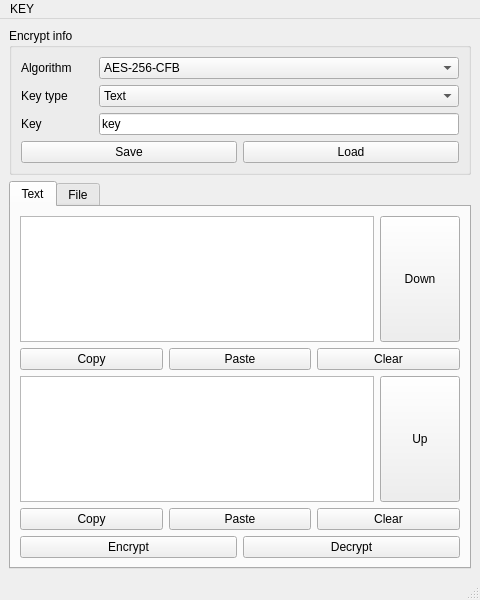
<?xml version="1.0" encoding="UTF-8"?>
<ui version="4.0">
 <class>MainWindow_UI</class>
 <widget class="QMainWindow" name="MainWindow_UI">
  <property name="geometry">
   <rect>
    <x>0</x>
    <y>0</y>
    <width>480</width>
    <height>600</height>
   </rect>
  </property>
  <property name="sizePolicy">
   <sizepolicy hsizetype="Expanding" vsizetype="Expanding">
    <horstretch>0</horstretch>
    <verstretch>0</verstretch>
   </sizepolicy>
  </property>
  <property name="minimumSize">
   <size>
    <width>0</width>
    <height>0</height>
   </size>
  </property>
  <property name="windowTitle">
   <string>en_message</string>
  </property>
  <property name="windowIcon">
   <iconset resource="gui_resource.qrc">
    <normaloff>:/gui/resources/image/icon.svg</normaloff>:/gui/resources/image/icon.svg</iconset>
  </property>
  <widget class="QWidget" name="centralwidget_Main">
   <property name="sizePolicy">
    <sizepolicy hsizetype="Expanding" vsizetype="Expanding">
     <horstretch>0</horstretch>
     <verstretch>0</verstretch>
    </sizepolicy>
   </property>
   <layout class="QVBoxLayout" name="verticalLayout" stretch="1,4">
    <item>
     <widget class="QGroupBox" name="groupBox_Encrypt_Info">
      <property name="sizePolicy">
       <sizepolicy hsizetype="Expanding" vsizetype="Expanding">
        <horstretch>0</horstretch>
        <verstretch>0</verstretch>
       </sizepolicy>
      </property>
      <property name="title">
       <string>Encrypt info</string>
      </property>
      <layout class="QGridLayout" name="gridLayout">
       <item row="4" column="0">
        <widget class="QPushButton" name="Button_Save_Key">
         <property name="sizePolicy">
          <sizepolicy hsizetype="Expanding" vsizetype="Expanding">
           <horstretch>0</horstretch>
           <verstretch>0</verstretch>
          </sizepolicy>
         </property>
         <property name="text">
          <string>Save</string>
         </property>
        </widget>
       </item>
       <item row="4" column="1">
        <widget class="QPushButton" name="Button_Load_Key">
         <property name="sizePolicy">
          <sizepolicy hsizetype="Expanding" vsizetype="Expanding">
           <horstretch>0</horstretch>
           <verstretch>0</verstretch>
          </sizepolicy>
         </property>
         <property name="text">
          <string>Load</string>
         </property>
        </widget>
       </item>
       <item row="0" column="0" colspan="2">
        <layout class="QGridLayout" name="gridLayout_Encrypt_Options" columnstretch="1,5">
         <item row="0" column="0">
          <widget class="QLabel" name="Label_Encrypt_Mode">
           <property name="sizePolicy">
            <sizepolicy hsizetype="Expanding" vsizetype="Expanding">
             <horstretch>0</horstretch>
             <verstretch>0</verstretch>
            </sizepolicy>
           </property>
           <property name="text">
            <string>Algorithm</string>
           </property>
          </widget>
         </item>
         <item row="1" column="0">
          <widget class="QLabel" name="Label_Key_Type">
           <property name="sizePolicy">
            <sizepolicy hsizetype="Expanding" vsizetype="Expanding">
             <horstretch>0</horstretch>
             <verstretch>0</verstretch>
            </sizepolicy>
           </property>
           <property name="text">
            <string>Key type</string>
           </property>
          </widget>
         </item>
         <item row="0" column="1">
          <widget class="QComboBox" name="comboBox_Encrypt_Algorithm">
           <property name="sizePolicy">
            <sizepolicy hsizetype="Expanding" vsizetype="Expanding">
             <horstretch>0</horstretch>
             <verstretch>0</verstretch>
            </sizepolicy>
           </property>
           <item>
            <property name="text">
             <string>AES-256-CFB</string>
            </property>
           </item>
          </widget>
         </item>
         <item row="1" column="1">
          <widget class="QComboBox" name="comboBox_Key_Mode">
           <property name="sizePolicy">
            <sizepolicy hsizetype="Expanding" vsizetype="Expanding">
             <horstretch>0</horstretch>
             <verstretch>0</verstretch>
            </sizepolicy>
           </property>
           <property name="currentText">
            <string notr="true">Text</string>
           </property>
           <item>
            <property name="text">
             <string>Text</string>
            </property>
           </item>
          </widget>
         </item>
         <item row="2" column="0">
          <widget class="QLabel" name="Label_Key_Data">
           <property name="sizePolicy">
            <sizepolicy hsizetype="Expanding" vsizetype="Expanding">
             <horstretch>0</horstretch>
             <verstretch>0</verstretch>
            </sizepolicy>
           </property>
           <property name="text">
            <string>Key</string>
           </property>
          </widget>
         </item>
         <item row="2" column="1">
          <widget class="QLineEdit" name="LineEdit_Key_Text">
           <property name="sizePolicy">
            <sizepolicy hsizetype="Expanding" vsizetype="Expanding">
             <horstretch>0</horstretch>
             <verstretch>0</verstretch>
            </sizepolicy>
           </property>
           <property name="text">
            <string>key</string>
           </property>
           <property name="echoMode">
            <enum>QLineEdit::Normal</enum>
           </property>
          </widget>
         </item>
        </layout>
       </item>
      </layout>
     </widget>
    </item>
    <item>
     <widget class="QTabWidget" name="tabWidget_Crypto_Data">
      <property name="sizePolicy">
       <sizepolicy hsizetype="Expanding" vsizetype="Expanding">
        <horstretch>0</horstretch>
        <verstretch>0</verstretch>
       </sizepolicy>
      </property>
      <property name="currentIndex">
       <number>0</number>
      </property>
      <widget class="QWidget" name="Crypto_Text_Tab">
       <property name="sizePolicy">
        <sizepolicy hsizetype="Expanding" vsizetype="Expanding">
         <horstretch>0</horstretch>
         <verstretch>0</verstretch>
        </sizepolicy>
       </property>
       <attribute name="title">
        <string>Text</string>
       </attribute>
       <layout class="QGridLayout" name="gridLayout_2" rowstretch="2,0,2,0,0">
        <item row="3" column="0">
         <widget class="QPushButton" name="Button_Cipher_Text_Copy">
          <property name="sizePolicy">
           <sizepolicy hsizetype="Expanding" vsizetype="Expanding">
            <horstretch>0</horstretch>
            <verstretch>0</verstretch>
           </sizepolicy>
          </property>
          <property name="text">
           <string>Copy</string>
          </property>
         </widget>
        </item>
        <item row="2" column="0" colspan="3">
         <layout class="QHBoxLayout" name="horizontalLayout_Text_Decrypt_Window" stretch="9,1">
          <item>
           <widget class="QTextEdit" name="TextEdit_Cipher_Text">
            <property name="sizePolicy">
             <sizepolicy hsizetype="Expanding" vsizetype="Expanding">
              <horstretch>0</horstretch>
              <verstretch>0</verstretch>
             </sizepolicy>
            </property>
            <property name="readOnly">
             <bool>false</bool>
            </property>
           </widget>
          </item>
          <item>
           <widget class="QPushButton" name="Button_Text_Up">
            <property name="sizePolicy">
             <sizepolicy hsizetype="Expanding" vsizetype="Expanding">
              <horstretch>0</horstretch>
              <verstretch>0</verstretch>
             </sizepolicy>
            </property>
            <property name="text">
             <string>Up</string>
            </property>
           </widget>
          </item>
         </layout>
        </item>
        <item row="1" column="2">
         <widget class="QPushButton" name="Button_Raw_Text_Clear">
          <property name="sizePolicy">
           <sizepolicy hsizetype="Expanding" vsizetype="Expanding">
            <horstretch>0</horstretch>
            <verstretch>0</verstretch>
           </sizepolicy>
          </property>
          <property name="text">
           <string>Clear</string>
          </property>
         </widget>
        </item>
        <item row="1" column="0">
         <widget class="QPushButton" name="Button_Raw_Text_Copy">
          <property name="sizePolicy">
           <sizepolicy hsizetype="Expanding" vsizetype="Expanding">
            <horstretch>0</horstretch>
            <verstretch>0</verstretch>
           </sizepolicy>
          </property>
          <property name="text">
           <string>Copy</string>
          </property>
         </widget>
        </item>
        <item row="1" column="1">
         <widget class="QPushButton" name="Button_Raw_Text_Paste">
          <property name="sizePolicy">
           <sizepolicy hsizetype="Expanding" vsizetype="Expanding">
            <horstretch>0</horstretch>
            <verstretch>0</verstretch>
           </sizepolicy>
          </property>
          <property name="text">
           <string>Paste</string>
          </property>
         </widget>
        </item>
        <item row="0" column="0" colspan="3">
         <layout class="QHBoxLayout" name="horizontalLayout_Raw_Text_Window" stretch="9,1">
          <item>
           <widget class="QTextEdit" name="TextEdit_Raw_Text">
            <property name="sizePolicy">
             <sizepolicy hsizetype="Expanding" vsizetype="Expanding">
              <horstretch>0</horstretch>
              <verstretch>0</verstretch>
             </sizepolicy>
            </property>
           </widget>
          </item>
          <item>
           <widget class="QPushButton" name="Button_Text_Down">
            <property name="sizePolicy">
             <sizepolicy hsizetype="Expanding" vsizetype="Expanding">
              <horstretch>0</horstretch>
              <verstretch>0</verstretch>
             </sizepolicy>
            </property>
            <property name="text">
             <string>Down</string>
            </property>
           </widget>
          </item>
         </layout>
        </item>
        <item row="4" column="0" colspan="3">
         <layout class="QHBoxLayout" name="horizontalLayout_Encrypt_Button">
          <item>
           <widget class="QPushButton" name="Button_Encrypt_Text">
            <property name="sizePolicy">
             <sizepolicy hsizetype="Expanding" vsizetype="Expanding">
              <horstretch>0</horstretch>
              <verstretch>0</verstretch>
             </sizepolicy>
            </property>
            <property name="text">
             <string>Encrypt</string>
            </property>
           </widget>
          </item>
          <item>
           <widget class="QPushButton" name="Button_Decrypt_Text">
            <property name="sizePolicy">
             <sizepolicy hsizetype="Expanding" vsizetype="Expanding">
              <horstretch>0</horstretch>
              <verstretch>0</verstretch>
             </sizepolicy>
            </property>
            <property name="text">
             <string>Decrypt</string>
            </property>
           </widget>
          </item>
         </layout>
        </item>
        <item row="3" column="1">
         <widget class="QPushButton" name="Button_Cipher_Text_Paste">
          <property name="sizePolicy">
           <sizepolicy hsizetype="Expanding" vsizetype="Expanding">
            <horstretch>0</horstretch>
            <verstretch>0</verstretch>
           </sizepolicy>
          </property>
          <property name="text">
           <string>Paste</string>
          </property>
         </widget>
        </item>
        <item row="3" column="2">
         <widget class="QPushButton" name="Button_Cipher_Text_Clear">
          <property name="sizePolicy">
           <sizepolicy hsizetype="Expanding" vsizetype="Expanding">
            <horstretch>0</horstretch>
            <verstretch>0</verstretch>
           </sizepolicy>
          </property>
          <property name="text">
           <string>Clear</string>
          </property>
         </widget>
        </item>
       </layout>
      </widget>
      <widget class="QWidget" name="Crypto_File_Tab">
       <property name="sizePolicy">
        <sizepolicy hsizetype="Expanding" vsizetype="Expanding">
         <horstretch>0</horstretch>
         <verstretch>0</verstretch>
        </sizepolicy>
       </property>
       <attribute name="title">
        <string>File</string>
       </attribute>
       <layout class="QVBoxLayout" name="verticalLayout_2">
        <item>
         <layout class="QGridLayout" name="gridLayout_File_Path">
          <item row="0" column="0">
           <widget class="QLabel" name="Label_Source_File_Path">
            <property name="sizePolicy">
             <sizepolicy hsizetype="Expanding" vsizetype="Expanding">
              <horstretch>0</horstretch>
              <verstretch>0</verstretch>
             </sizepolicy>
            </property>
            <property name="text">
             <string>Source Path</string>
            </property>
           </widget>
          </item>
          <item row="0" column="1">
           <widget class="QLineEdit" name="LineEdit_Source_File_Path">
            <property name="sizePolicy">
             <sizepolicy hsizetype="Expanding" vsizetype="Expanding">
              <horstretch>0</horstretch>
              <verstretch>0</verstretch>
             </sizepolicy>
            </property>
           </widget>
          </item>
          <item row="0" column="2">
           <widget class="QPushButton" name="Button_Source_File_Browse">
            <property name="sizePolicy">
             <sizepolicy hsizetype="Expanding" vsizetype="Expanding">
              <horstretch>0</horstretch>
              <verstretch>0</verstretch>
             </sizepolicy>
            </property>
            <property name="text">
             <string>Browse</string>
            </property>
           </widget>
          </item>
          <item row="1" column="0">
           <widget class="QLabel" name="Label_Output_File_Path">
            <property name="sizePolicy">
             <sizepolicy hsizetype="Expanding" vsizetype="Expanding">
              <horstretch>0</horstretch>
              <verstretch>0</verstretch>
             </sizepolicy>
            </property>
            <property name="text">
             <string>Output Path</string>
            </property>
           </widget>
          </item>
          <item row="1" column="1">
           <widget class="QLineEdit" name="LineEdit_Output_File_Path">
            <property name="sizePolicy">
             <sizepolicy hsizetype="Expanding" vsizetype="Expanding">
              <horstretch>0</horstretch>
              <verstretch>0</verstretch>
             </sizepolicy>
            </property>
           </widget>
          </item>
          <item row="1" column="2">
           <widget class="QPushButton" name="Button_Output_File_Browse">
            <property name="sizePolicy">
             <sizepolicy hsizetype="Expanding" vsizetype="Expanding">
              <horstretch>0</horstretch>
              <verstretch>0</verstretch>
             </sizepolicy>
            </property>
            <property name="text">
             <string>Browse</string>
            </property>
           </widget>
          </item>
         </layout>
        </item>
        <item>
         <spacer name="verticalSpacer_File_Tab">
          <property name="orientation">
           <enum>Qt::Vertical</enum>
          </property>
          <property name="sizeType">
           <enum>QSizePolicy::MinimumExpanding</enum>
          </property>
          <property name="sizeHint" stdset="0">
           <size>
            <width>32</width>
            <height>128</height>
           </size>
          </property>
         </spacer>
        </item>
        <item>
         <layout class="QHBoxLayout" name="horizontalLayout_File_Tab_Encrypt_Button">
          <item>
           <widget class="QPushButton" name="Button_Encrypt_File">
            <property name="sizePolicy">
             <sizepolicy hsizetype="Expanding" vsizetype="Expanding">
              <horstretch>0</horstretch>
              <verstretch>0</verstretch>
             </sizepolicy>
            </property>
            <property name="text">
             <string>Encrypt</string>
            </property>
           </widget>
          </item>
          <item>
           <widget class="QPushButton" name="Button_Decrypt_File">
            <property name="sizePolicy">
             <sizepolicy hsizetype="Expanding" vsizetype="Expanding">
              <horstretch>0</horstretch>
              <verstretch>0</verstretch>
             </sizepolicy>
            </property>
            <property name="text">
             <string>Decrypt</string>
            </property>
           </widget>
          </item>
         </layout>
        </item>
       </layout>
      </widget>
     </widget>
    </item>
   </layout>
  </widget>
  <widget class="QMenuBar" name="menubar">
   <property name="geometry">
    <rect>
     <x>0</x>
     <y>0</y>
     <width>480</width>
     <height>26</height>
    </rect>
   </property>
   <widget class="QMenu" name="menu_Key">
    <property name="title">
     <string>KEY</string>
    </property>
    <addaction name="actionExchange_Key"/>
    <addaction name="actionRandom_Text_Key"/>
   </widget>
   <addaction name="menu_Key"/>
  </widget>
  <widget class="QStatusBar" name="statusbar">
   <property name="sizePolicy">
    <sizepolicy hsizetype="Expanding" vsizetype="Expanding">
     <horstretch>0</horstretch>
     <verstretch>0</verstretch>
    </sizepolicy>
   </property>
  </widget>
  <action name="actionExchange_Key">
   <property name="text">
    <string>Exchange Key</string>
   </property>
  </action>
  <action name="actionRandom_Text_Key">
   <property name="text">
    <string>Random Text Key</string>
   </property>
  </action>
 </widget>
 <tabstops>
  <tabstop>Button_Decrypt_Text</tabstop>
 </tabstops>
 <resources>
  <include location="gui_resource.qrc"/>
 </resources>
 <connections/>
</ui>
